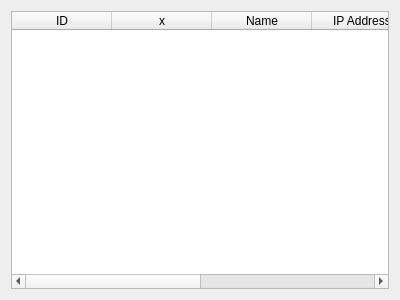
<ui version="4.0" >
 <class>NodeStatus</class>
 <widget class="QWidget" name="NodeStatus" >
  <property name="geometry" >
   <rect>
    <x>0</x>
    <y>0</y>
    <width>400</width>
    <height>300</height>
   </rect>
  </property>
  <property name="windowTitle" >
   <string>Node Statuses</string>
  </property>
  <layout class="QHBoxLayout" >
   <item>
    <widget class="QTableWidget" name="nodeTable" >
     <column>
      <property name="text" >
       <string>ID</string>
      </property>
     </column>
     <column>
      <property name="text" >
       <string>x</string>
      </property>
     </column>
     <column>
      <property name="text" >
       <string>Name</string>
      </property>
     </column>
     <column>
      <property name="text" >
       <string>IP Address</string>
      </property>
     </column>
     <column>
      <property name="text" >
       <string>State</string>
      </property>
     </column>
     <column>
      <property name="text" >
       <string>Packets</string>
      </property>
     </column>
    </widget>
   </item>
  </layout>
 </widget>
 <resources/>
 <connections/>
</ui>
